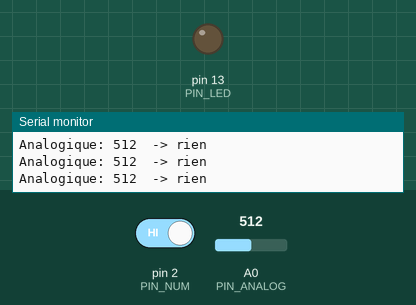
A sketch run on a simulated Arduino Uno, built with avr-gcc and run on an emulated ATmega328P. Shown: output pins drawn as LEDs (lit = HIGH), the last lines printed to the serial monitor. The inputs (shaded band) are chosen by the test bench; at power-on: pin 2 (PIN_NUM) HIGH, A0 (PIN_ANALOG) = 512.

Above: at 1.2 s.
1.3 s: pin 2 (PIN_NUM) driven LOW
At 2.2 s:
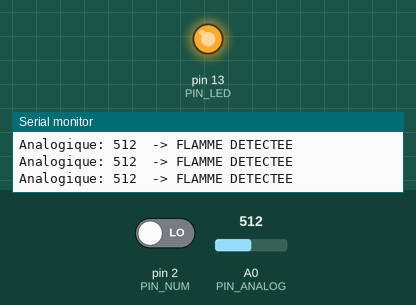
2.9 s: pin 2 (PIN_NUM) driven HIGH
At 3.6 s:
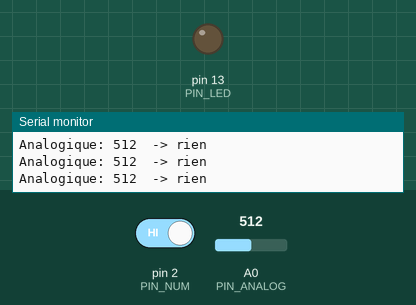
Timing chart, 0 to 5.9 s (numbered marks = the images above; inputs shaded):
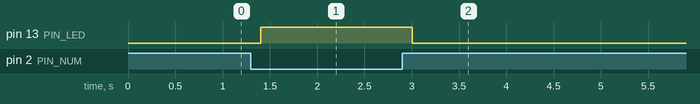

The sketch:

30_Capteur_Flamme_IR.ino
```cpp
/*
 * =====================================================================
 *  Arduino Lab Nexus v6.1.0 STABLE  -  Capteur de flamme IR
 * =====================================================================
 *  Explication : Détecte une flamme par infrarouge et affiche l'intensité mesurée.
 *  Carte       : Arduino UNO / Nano (ATmega328P) - compatible Mega
 *  Moniteur    : 9600 bauds
 *
 *  Câblage :
 *   Arduino 5V     -> Flamme VCC
 *   Arduino GND    -> Flamme GND
 *   Arduino A0     -> Flamme A0
 *   Arduino D2     -> Flamme D0
 *
 *  Bibliothèques requises (arduino-cli lib install "...") : aucune
 * =====================================================================
 */
// @libs:

// Broches du module
const uint8_t PIN_ANALOG = A0;
const uint8_t PIN_NUM    = 2;
const uint8_t PIN_LED    = 13;   // LED intégrée

void setup() {
  pinMode(PIN_NUM, INPUT);
  pinMode(PIN_LED, OUTPUT);
  Serial.begin(9600);
  Serial.println(F("[30] Capteur de flamme pret"));
}

void loop() {
  int intensite = analogRead(PIN_ANALOG);          // plus la valeur est basse, plus la flamme est proche
  bool flamme = digitalRead(PIN_NUM) == LOW;       // sortie active à l'état bas
  digitalWrite(PIN_LED, flamme ? HIGH : LOW);
  Serial.print(F("Analogique: ")); Serial.print(intensite);
  Serial.println(flamme ? F("  -> FLAMME DETECTEE") : F("  -> rien"));
  delay(200);
}
```

Measured:
- after the input at 1.3 s, pin 13 (PIN_LED): LOW → HIGH after 0.10 s
- after the input at 2.9 s, pin 13 (PIN_LED): HIGH → LOW after 0.11 s
